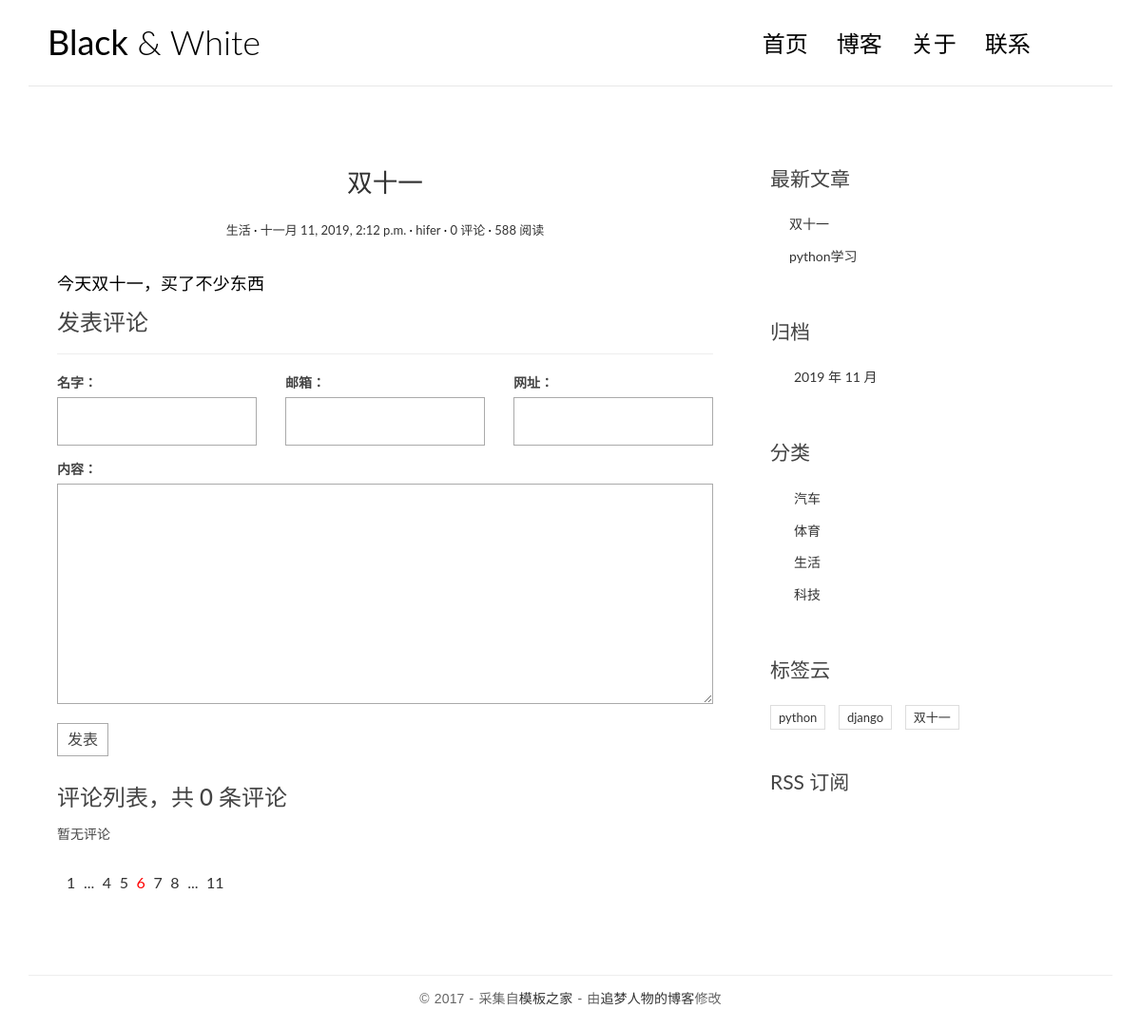
The app's page /posts/4/ with its own data.
### hifer/models.py (models this page shows, shortened)
class Post(models.Model):
    title = models.CharField('标题', max_length=70)
    body = models.TextField('正文')
    created_time = models.DateTimeField('创建时间', default=timezone.now)
    modified_time = models.DateTimeField('修改时间')
    excerpt = models.CharField('摘要', max_length=200, blank=True)
    category = models.ForeignKey(Category, verbose_name='分类', on_delete=models.CASCADE)
    tags = models.ManyToManyField(Tag, verbose_name='标签', blank=True)
    author = models.ForeignKey(User, verbose_name='作者', on_delete=models.CASCADE)
    class Meta:
        verbose_name = '文章'
        verbose_name_plural = verbose_name
        ordering = ['-created_time']
    def get_absolute_url(self):
        return reverse('detail', kwargs={'pk': self.pk})

class Category(models.Model):
    name = models.CharField(max_length=100)
    class Meta:
        verbose_name = '分类'
        verbose_name_plural = verbose_name

class Tag(models.Model):
    name = models.CharField(max_length=100)
    class Meta:
        verbose_name = '标签'
        verbose_name_plural = verbose_name

### hifer/views.py (the view)
# urls.py: path('posts/<int:pk>/', views.detail, name='detail'),
def detail(request, pk):
    post = get_object_or_404(Post, pk=pk)
    md = markdown.Markdown(extensions=[
                                        'markdown.extensions.extra',
                                        'markdown.extensions.codehilite',
                                        TocExtension(slugify=slugify),
                                  ])
    post.body = md.convert(post.body)
    m = re.search(r'<div class="toc">\s*<ul>(.*)</ul>\s*</div>', md.toc, re.S)
    post.toc = m.group(1) if m is not None else ''
    return render(request, 'detail.html', context={'post': post})

### comments/templatetags/comments_extras.py (called while the page is built)
@register.inclusion_tag('inclusions/comments/_form.html', takes_context=True)
def show_comment_form(context, post, form=None):
    if form is None:
        form = CommentForm
    return {
        'form': form,
        'post': post,
    }

@register.inclusion_tag('inclusions/comments/_list.html', takes_context=True)
def show_comments(context, post):
    comment_list = post.comment_set.all().order_by('-created_time')
    comment_count = comment_list.count()
    return {
        'comment_count': comment_count,
        'comment_list': comment_list,
    }

### hifer/templatetags/blog_extras.py (called while the page is built)
@register.inclusion_tag('inclusions/_recent_posts.html', takes_context=True)
def show_recent_posts(context, num=5):
    return {
        'recent_post_list': Post.objects.all().order_by('-created_time')[:num]
    }

@register.inclusion_tag('inclusions/_archives.html', takes_context=True)
def show_archives(context):
    return {
        'date_list': Post.objects.dates('created_time', 'month', order='DESC'),
    }

@register.inclusion_tag('inclusions/_categories.html', takes_context=True)
def show_categories(context):
    return {
        'category_list': Category.objects.all(),
    }

@register.inclusion_tag('inclusions/_tags.html', takes_context=True)
def show_tags(context):
    return {
        'tag_list': Tag.objects.all(),
    }

### templates/detail.html (shortened to what this page needs)
{% extends 'base.html' %}
{% load static %}
{% load comments_extras %}
{% block main %}
    <article class="post post-{{ post.pk }}">
        <header class="entry-header">
            <h1 class="entry-title">
                <a href="{{ post.get_absolute_url }}">{{ post.title }}</a>
            </h1>
            <div class="entry-meta">
                <span class="post-category"><a href="#">{{ post.category.name }}</a></span>
                <span class="post-date"><a href="#"><time class="entry-date"
                                                          datetime="{{ post.created_time }}">{{ post.created_time }}</time></a></span>
                <span class="post-author"><a href="#">{{ post.author }}</a></span>
                <span class="comments-link"><a href="#comment-area">{{ post.comment_set.count }} 评论</a></span>
                <span class="views-count"><a href="#">588 阅读</a></span>
            </div>
        </header>
        <div class="entry-content clearfix">
            {{ post.body|safe }}
        </div>
    </article>
    <section class="comment-area" id="comment-area">
    <h3>发表评论</h3>
        <hr>
        {% show_comment_form post %}
    <div class="comment-list-panel">
    {% show_comments post %}
    </div>
    </section>
    <div class="pagination">
        <ul>
            <li><a href="">1</a></li>
            <li><a href="">...</a></li>
            <li><a href="">4</a></li>
            <li><a href="">5</a></li>
            <li class="current"><a href="">6</a></li>
            <li><a href="">7</a></li>
            <li><a href="">8</a></li>
            <li><a href="">...</a></li>
            <li><a href="">11</a></li>
        </ul>
    </div>
{% endblock main %}

### templates/inclusions/_recent_posts.html
<div class="widget widget-recent-posts">
  <h3 class="widget-title">最新文章</h3>
  <ul>
    {% for post in recent_post_list %}
      <li>
        <a href="{{ post.get_absolute_url }}">{{ post.title }}</a>
      </li>
    {% empty %}
      暂无文章！
    {% endfor %}
  </ul>
</div>

### templates/inclusions/_categories.html
<div class="widget widget-category">
  <h3 class="widget-title">分类</h3>
  <ul>
    {% for category in category_list %}
      <li>
        <a href="{% url 'category' category.pk %}">
            {{ category.name }}
        </a>
      </li>
    {% empty %}
      暂无分类！
    {% endfor %}
  </ul>
</div>

### templates/inclusions/_tags.html
<div class="widget widget-tag-cloud">
  <h3 class="widget-title">标签云</h3>
  <ul>
    {% for tag in tag_list %}
      <li>
        <a href="{% url 'tag' tag.pk %}">{{ tag.name }}</a>
      </li>
    {% empty %}
      暂无标签！
    {% endfor %}
  </ul>
</div>

### static/css/custom.css (style rules this page uses)
* { outline: none; }
h1, h2, h3, h4, h5, h6 { margin-top: 0; }
a { color: #333; }
body { color: #444; font-family: 'Lato', sans-serif; }
p { font-family: 'Ubuntu', sans-serif; font-weight: 400; word-spacing: 1px; letter-spacing: 0.01em; }
.post { background: #fff; padding: 30px 30px 0; }
.entry-title { text-align: center; font-size: 1.9em; margin-bottom: 20px; line-height: 1.6; padding: 10px 20px 0; }
.entry-meta { text-align: center; color: #DDDDDD; font-size: 13px; margin-bottom: 30px; }
.entry-content { font-size: 18px; line-height: 1.9; font-weight: 300; color: #000; }
.post-category::after, .post-date::after, .post-author::after, .comments-link::after { content: ' ·'; color: #000; }
.widget { background: #fff; padding: 30px 0 0; }
.widget-title { font-size: 1.5em; margin-bottom: 20px; line-height: 1.6; padding: 10px 0 0; font-weight: 400; }
.widget-recent-posts ul { padding: 0; margin: 0; padding-left: 20px; }
.widget-recent-posts ul li { list-style-type: none; position: relative; line-height: 170%; margin-bottom: 10px; }
.widget-recent-posts ul li::before { content: '\f3d3'; font-family: "Ionicons"; position: absolute; left: -17px; top: 3px; font-size: 16px; color: #000; }
.widget-category ul { padding: 0; margin: 0; padding-left: 25px; }
.widget-category ul li { list-style-type: none; position: relative; line-height: 170%; margin-bottom: 10px; }
.widget-category ul li::before { content: '\f3fe'; font-family: "Ionicons"; position: absolute; left: -25px; top: 1px; font-size: 18px; color: #000; }
.widget-tag-cloud ul { padding: 0; margin: 0; margin-right: -10px; }
.widget-tag-cloud ul li { list-style-type: none; font-size: 13px; display: inline-block; margin-right: 10px; margin-bottom: 10px; padding: 3px 8px; border: 1px solid #ddd; }
.contact-form input, .comment-form input { border: 1px solid #aaa; margin-bottom: 15px; width: 100%; padding: 15px 15px; font-size: 16px; line-height: 100%; transition: 0.4s border-color linear; }
.contact-form textarea, .comment-form textarea { border: 1px solid #aaa; margin-bottom: 15px; width: 100%; padding: 15px 15px; font-size: 16px; line-height: 20px !important; min-height: 183px; transition: 0.4s border-color linear; }
.comment-area { padding: 0 30px 0; }
.comment-list-panel { margin-top: 30px; }
.pagination ul { list-style: none; }
.pagination ul li { display: inline-block; font-size: 16px; margin-right: 5px; }
.current a { color: red; }

### records on screen
Post: title "双十一", category.name "生活", created_time "十一月 11, 2019, 2:12 p.m.", author "hifer", comment_set.count "0", body "今天双十一，买了不少东西"
Post: title "python学习"
Category: name "汽车"
Category: name "体育"
Category: name "生活"
Category: name "科技"
Tag: name "python"
Tag: name "django"
Tag: name "双十一"

### other values on screen
{{ comment_count }} "0"
{{ date.year }} "2019"
{{ date.month }} "11"
